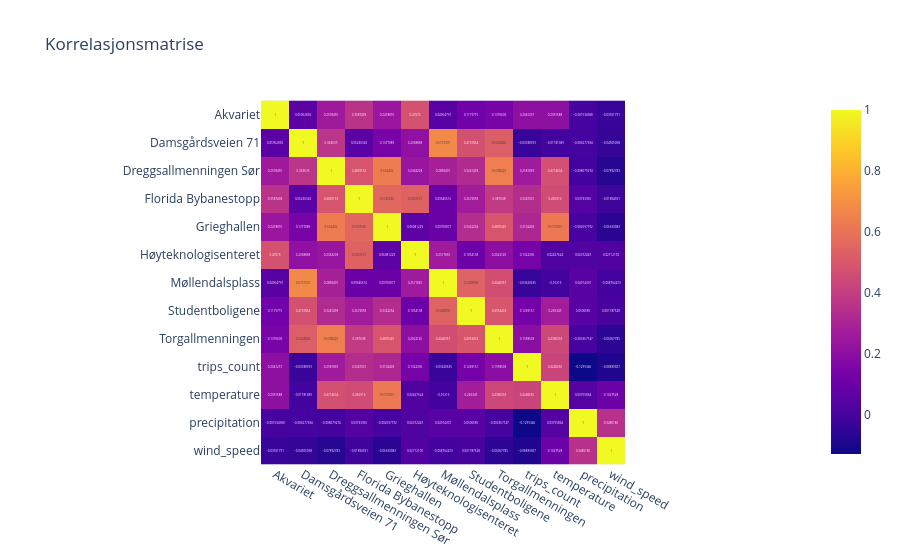

This figure's notebook cell:
### Code cell
# lager korrelasjonsmatrise mellom deler i merged_df
corr = merged_df.drop(columns="timestamp").corr(numeric_only=True)
fig = px.imshow(corr, text_auto=True, title="Korrelasjonsmatrise")
fig.show()

### Figure 1 — Plotly figure (JSON) as saved in the notebook; plotly's stock layout.template omitted (floating-point values rounded to 4 significant figures; data arrays with more than 128 entries replaced by an {"elided": "..."} marker saying what was removed)
{"data": [{"coloraxis": "coloraxis", "hovertemplate": "x: %{x}<br>y: %{y}<br>color: %{z}<extra></extra>", "name": "0", "texttemplate": "%{z}", "type": "heatmap", "x": ["Akvariet", "Damsgårdsveien 71", "Dreggsallmenningen Sør", "Florida Bybanestopp", "Grieghallen", "Høyteknologisenteret", "Møllendalsplass", "Studentboligene", "Torgallmenningen", "trips_count", "temperature", "precipitation", "wind_speed"], "xaxis": "x", "y": ["Akvariet", "Damsgårdsveien 71", "Dreggsallmenningen Sør", "Florida Bybanestopp", "Grieghallen", "Høyteknologisenteret", "Møllendalsplass", "Studentboligene", "Torgallmenningen", "trips_count", "temperature", "precipitation", "wind_speed"], "yaxis": "y", "z": {"elided": "13x13 float values"}}], "layout": {"coloraxis": {"colorscale": [[0, "#0d0887"], [0.1111, "#46039f"], [0.2222, "#7201a8"], [0.3333, "#9c179e"], [0.4444, "#bd3786"], [0.5556, "#d8576b"], [0.6667, "#ed7953"], [0.7778, "#fb9f3a"], [0.8889, "#fdca26"], [1, "#f0f921"]]}, "title": {"text": "Korrelasjonsmatrise"}, "xaxis": {"anchor": "y", "constrain": "domain", "domain": [0, 1], "scaleanchor": "y"}, "yaxis": {"anchor": "x", "autorange": "reversed", "constrain": "domain", "domain": [0, 1]}}}
